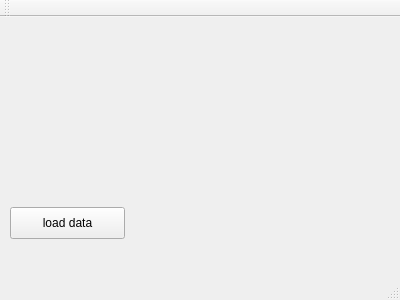
<?xml version="1.0" encoding="UTF-8"?>
<ui version="4.0">
 <class>MainWindow</class>
 <widget class="QMainWindow" name="MainWindow">
  <property name="geometry">
   <rect>
    <x>0</x>
    <y>0</y>
    <width>400</width>
    <height>300</height>
   </rect>
  </property>
  <property name="windowTitle">
   <string>MainWindow</string>
  </property>
  <widget class="QWidget" name="centralWidget">
   <widget class="QPushButton" name="pushButton">
    <property name="geometry">
     <rect>
      <x>10</x>
      <y>190</y>
      <width>115</width>
      <height>32</height>
     </rect>
    </property>
    <property name="text">
     <string>load data</string>
    </property>
   </widget>
  </widget>
  <widget class="QMenuBar" name="menuBar">
   <property name="geometry">
    <rect>
     <x>0</x>
     <y>0</y>
     <width>400</width>
     <height>22</height>
    </rect>
   </property>
  </widget>
  <widget class="QToolBar" name="mainToolBar">
   <attribute name="toolBarArea">
    <enum>TopToolBarArea</enum>
   </attribute>
   <attribute name="toolBarBreak">
    <bool>false</bool>
   </attribute>
  </widget>
  <widget class="QStatusBar" name="statusBar"/>
 </widget>
 <layoutdefault spacing="6" margin="11"/>
 <resources/>
 <connections/>
</ui>
